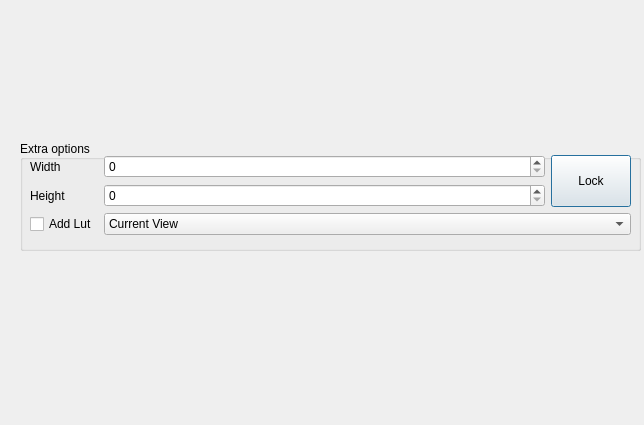
<?xml version="1.0" encoding="UTF-8"?>
<ui version="4.0">
 <class>SaveScreenshot</class>
 <widget class="QDialog" name="SaveScreenshot">
  <property name="geometry">
   <rect>
    <x>0</x>
    <y>0</y>
    <width>644</width>
    <height>425</height>
   </rect>
  </property>
  <property name="windowTitle">
   <string>Dialog</string>
  </property>
  <widget class="QGroupBox" name="m_qExtraOptions">
   <property name="geometry">
    <rect>
     <x>20</x>
     <y>140</y>
     <width>621</width>
     <height>111</height>
    </rect>
   </property>
   <property name="sizePolicy">
    <sizepolicy hsizetype="Preferred" vsizetype="Preferred">
     <horstretch>0</horstretch>
     <verstretch>0</verstretch>
    </sizepolicy>
   </property>
   <property name="title">
    <string>Extra options</string>
   </property>
   <property name="alignment">
    <set>Qt::AlignLeading|Qt::AlignLeft|Qt::AlignVCenter</set>
   </property>
   <property name="flat">
    <bool>false</bool>
   </property>
   <property name="checkable">
    <bool>false</bool>
   </property>
   <widget class="QWidget" name="gridLayoutWidget">
    <property name="geometry">
     <rect>
      <x>10</x>
      <y>15</y>
      <width>601</width>
      <height>81</height>
     </rect>
    </property>
    <layout class="QGridLayout" name="gridLayout" rowstretch="0,0,0" columnstretch="0,1,0">
     <property name="sizeConstraint">
      <enum>QLayout::SetDefaultConstraint</enum>
     </property>
     <item row="1" column="1">
      <widget class="QSpinBox" name="m_qHeight">
       <property name="maximum">
        <number>10000</number>
       </property>
       <property name="singleStep">
        <number>100</number>
       </property>
      </widget>
     </item>
     <item row="0" column="0">
      <widget class="QLabel" name="label">
       <property name="text">
        <string>Width</string>
       </property>
      </widget>
     </item>
     <item row="1" column="0">
      <widget class="QLabel" name="label_2">
       <property name="text">
        <string>Height</string>
       </property>
      </widget>
     </item>
     <item row="0" column="1">
      <widget class="QSpinBox" name="m_qWidth">
       <property name="maximum">
        <number>10000</number>
       </property>
       <property name="singleStep">
        <number>100</number>
       </property>
      </widget>
     </item>
     <item row="2" column="0">
      <widget class="QCheckBox" name="m_qLutCheck">
       <property name="sizePolicy">
        <sizepolicy hsizetype="Preferred" vsizetype="Preferred">
         <horstretch>0</horstretch>
         <verstretch>0</verstretch>
        </sizepolicy>
       </property>
       <property name="text">
        <string>Add Lut</string>
       </property>
      </widget>
     </item>
     <item row="2" column="1" colspan="2">
      <widget class="QComboBox" name="m_qPresets">
       <item>
        <property name="text">
         <string>Current View</string>
        </property>
       </item>
       <item>
        <property name="text">
         <string notr="true">640x480</string>
        </property>
       </item>
       <item>
        <property name="text">
         <string notr="true">800x600</string>
        </property>
       </item>
       <item>
        <property name="text">
         <string notr="true">1024x768</string>
        </property>
       </item>
       <item>
        <property name="text">
         <string notr="true">1280x720</string>
        </property>
       </item>
       <item>
        <property name="text">
         <string notr="true">1600x1200</string>
        </property>
       </item>
       <item>
        <property name="text">
         <string notr="true">1920x1080</string>
        </property>
       </item>
       <item>
        <property name="text">
         <string>Current View x4</string>
        </property>
       </item>
       <item>
        <property name="text">
         <string>Custom</string>
        </property>
       </item>
      </widget>
     </item>
     <item row="0" column="2" rowspan="2">
      <widget class="QPushButton" name="m_qLock">
       <property name="sizePolicy">
        <sizepolicy hsizetype="Minimum" vsizetype="Minimum">
         <horstretch>0</horstretch>
         <verstretch>0</verstretch>
        </sizepolicy>
       </property>
       <property name="text">
        <string>Lock</string>
       </property>
       <property name="checkable">
        <bool>true</bool>
       </property>
      </widget>
     </item>
    </layout>
   </widget>
  </widget>
 </widget>
 <resources/>
 <connections/>
</ui>
